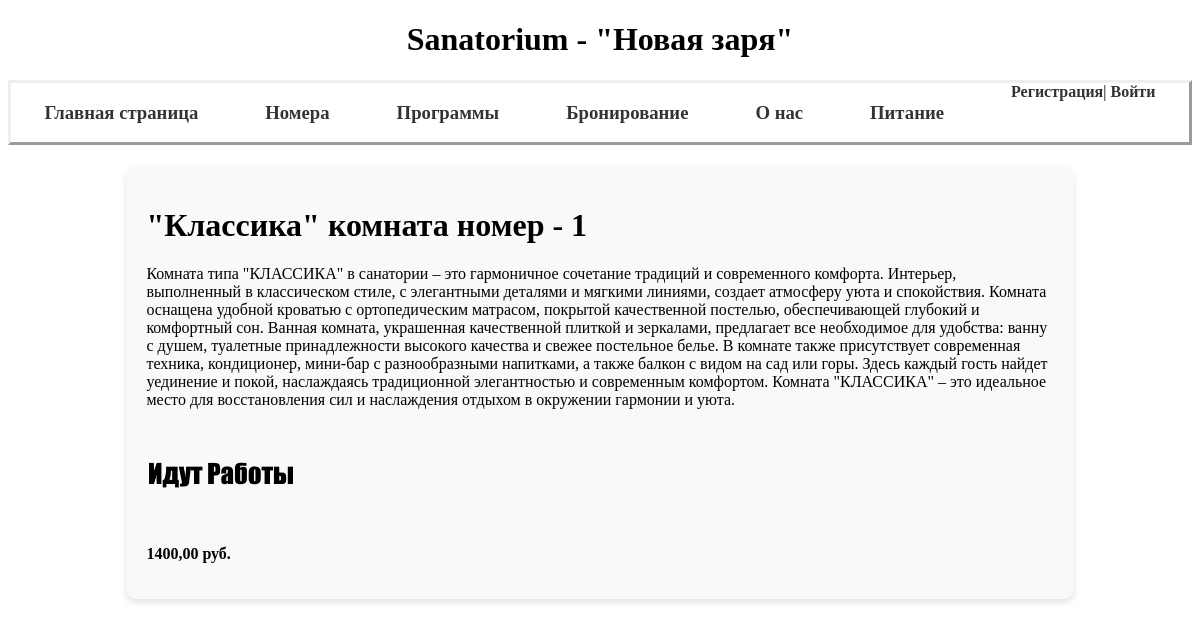
Page /Sanatorium/rooms/1 on the committed database.
### Sanatorium/models.py (models this page shows, shortened)
class Room(models.Model):
    type = models.ForeignKey('Type', on_delete=models.CASCADE, verbose_name="Тип комнаты")
    image = models.ImageField(upload_to="media/", blank=True, default="media/mask")
    is_order = models.BooleanField(verbose_name="занят", default=False)
    slug = models.SlugField(max_length=255, unique=True, db_index=True, verbose_name="URL", null=True)
    class Meta:
        verbose_name = "Комната"
        verbose_name_plural = "комнаты"

class Type(models.Model):
    name = models.CharField(verbose_name="Тип комнаты", max_length=50)
    price = models.DecimalField(verbose_name="Цена за ночь", max_digits=15, decimal_places=2)
    description = models.CharField(verbose_name="Описание", max_length=1000, default="ничего")
    brify_description = models.CharField(verbose_name="Краткое описание", max_length=700, default="кр опис")
    class Meta:
        verbose_name = "Тип"
        verbose_name_plural = "Типы"

### Sanatorium/views.py (the view)
# urls.py: path('rooms/<slug:room_slug>', ShowRoom.as_view(), name="room"),
class ShowRoom(DataMixin,DetailView):
    model = Room
    template_name = 'sanatorium/show_room.html'
    context_object_name = 'room'
    def get_object(self, queryset=None):
        return get_object_or_404(Room,slug = self.kwargs['room_slug'])
    def get_context_data(self, **kwargs):
        context = super().get_context_data(**kwargs)
        c_def = self.get_user_context(desc_room = Room.objects.all())
        return {**context,**c_def}

### Sanatorium/utils.py (called while the page is built)
    def get_user_context(self,**kwargs):
        context = kwargs
        context['menu'] = menu
        context['title']=title
        return context

### Sanatorium/templates/sanatorium/show_room.html
{% extends 'sanatorium/base.html' %}
{% block content %}
{%for r in desc_room%}
    {%if r.pk == room.pk%}
    <div class="room">
        <h1>"{{r.type.name}}" комната номер -  {{r.pk}}</h1>
        <p>{{r.type.description}}</p>
        {%if r.image%}
            <img src="{{r.image.url}}">
        {%endif%}
        <p><strong>{{r.type.price}} руб.</p>
    </div>
{%endif%}
{%endfor%}
{% endblock %}

### Sanatorium/static/sanatorium/css/style.css (style rules this page uses)
body { width: auto; font-family: Georgia; }
.room { padding-left: 15%; padding-right: 15%; background-color: #f9f9f9; padding: 20px; border-radius: 10px; box-shadow: 0 4px 6px rgba(0, 0, 0, 0.1); margin: 20px 0; }

### rows in the picture
Room: type.name "Классика", pk "1", type.description "Комната типа \"КЛАССИКА\" в санатории – это гармоничное сочетание традиций и современного комфорта. Интерьер, выполненный в классическом стиле, с элегантными деталями и мягкими линиями, создает атмосферу уюта и спокойствия. Комната оснащена удобной кроватью с ортопедическим матрасом, покрытой качественной постелью, обеспечивающей глубокий и комфортный сон. Ванная комната, украшенная качественной плиткой и зеркалами, предлагает все необходимое для удобства: ванну с душем, туалетные принадлежности высокого качества и свежее постельное белье. В комнате также присутствует современная техника, кондиционер, мини-бар с разнообразными напитками, а также балкон с видом на сад или горы. Здесь каждый…", image (picture), type.price "1400,00"

### other values in the picture
{{ m.title }} "Главная страница" "Номера" "Программы" "Бронирование" "О нас" "Питание"
